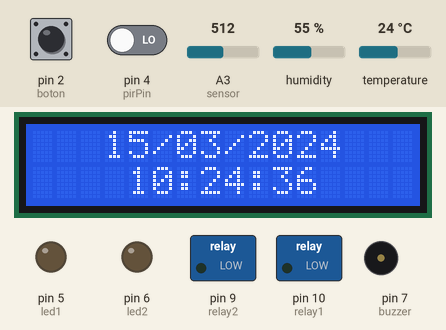
A sketch run on a simulated Arduino Uno, built with avr-gcc and run on an emulated ATmega328P. Shown: 16×2 character LCD, switched loads named in the sketch (green lamp = pin HIGH), output pins drawn as LEDs (lit = HIGH), buzzer (waves = sounding). The inputs (shaded band) are chosen by the test bench; at power-on: pin 2 (boton) HIGH, humidity 55 %, A3 (sensor) = 512, pin 4 (pirPin) LOW, temperature 24 °C. The local clock reads 2024-03-15 10:24:30 at power-on unless the sketch sets it.

Above: at 7.2 s.
7.3 s: pin 2 (boton) pulled LOW for 0.15 s
At 10.2 s:
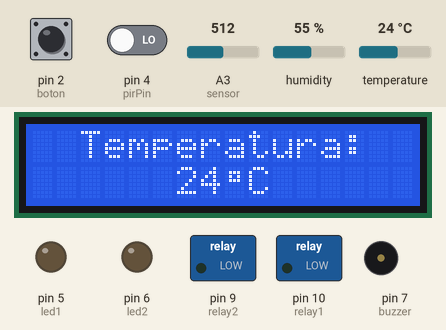
16.0 s: pin 2 (boton) pulled LOW for 1 s
At 16.4 s:
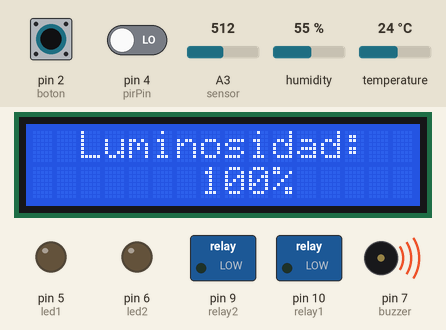
25.6 s: pin 2 (boton) pulled LOW for 0.15 s
At 33.8 s:
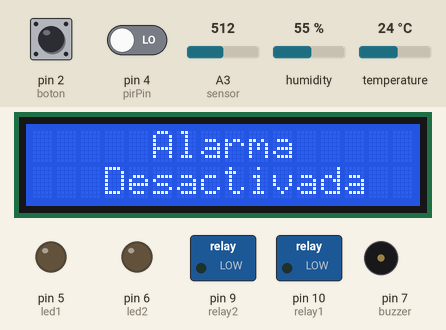
34.3 s: humidity set to 22 %
At 42.7 s:
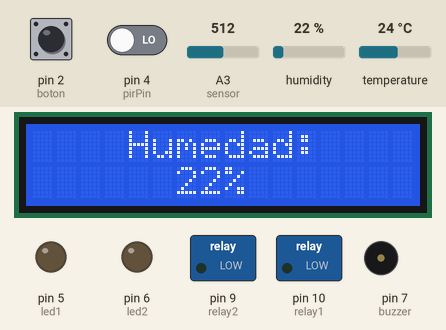
42.9 s: A3 (sensor) set to 122
At 45.6 s:
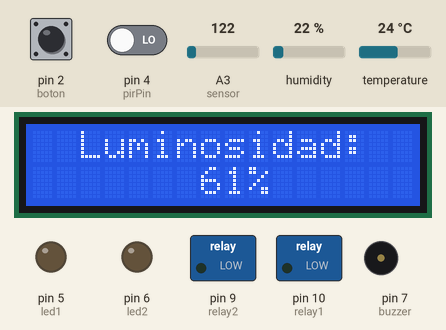
49.6 s: pin 4 (pirPin) driven HIGH
At 49.9 s:
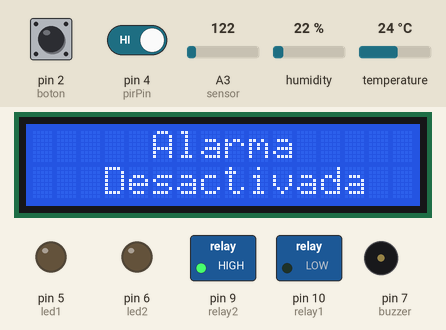
Timing chart, 0 to 52.6 s (numbered marks = the images above; inputs shaded):
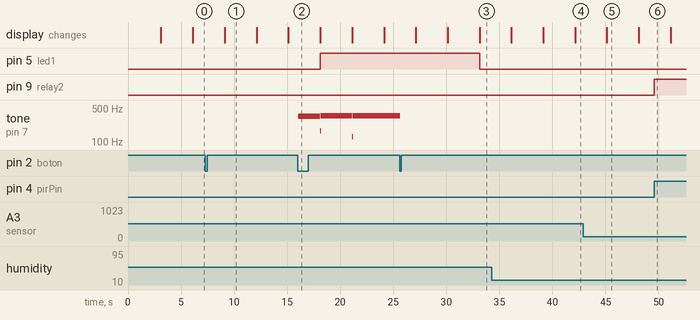

The sketch:

DataBox_2.1_A.ino
```cpp
#include <LiquidCrystal_I2C.h>

#include <RTClib.h>

#include <DHT.h>

#include <SPI.h>

#include <Wire.h>

int periodo1 = 3000; //3 segundo para millis()
unsigned long TiempoAhora = 0;  //para millis()
// 2.- CREACIÓN DE OBJETOS Y DEFINICIÓN DE PINES

RTC_DS3231 RTC;
const int CS = 9;  // Para este módulo.
int minuto = 0;  // Para periodos con rtc
int segundo = 0; // Para periodos con rtc
#define DHTPIN 8     // pin digital del sensor DHT
#define DHTTYPE DHT22   // DHT 22  (AM2302), AM2321
DHT dht(DHTPIN, DHTTYPE);

/*  -------------------------------------------------
 *  Declaración de constantes y variables
*/

#define LIGHTSENSORPIN A3 //Ambient light sensor reading

const int sensor = A3;  // Sensor de luminosidad

const int boton = 2; // Boton de apagado de alarma

// Pines de los Relay
#define relay1 10
#define relay2 9
// Pines de los Sensores
#define pirPin 4    // Sensor movimiento
#define buzzer 7    //alarma
#define led1 5// Alarma
#define led2 6// Envio de datos

// Set the LCD address to 0x27 for a 16 chars and 2 line display
LiquidCrystal_I2C lcd(0x27, 16, 2);

//variables globales
int cont = 1;  // Para el refresco de la pantlla
int m;   // Minutos de rtc
int s;   // Segundos de rtc
bool rel = true; // Bandera de encendido luz
bool em = true;  // Bandera del emisor
int ta; // Temperatura
int luz; // Luminosidad
bool l= true; // variable para bandera de relay
bool val=true; // Variable para bandera de alarma

byte customChar[] = {
  0x00,
  0x0E,
  0x0A,
  0x0E,
  0x00,
  0x00,
  0x00,
  0x00
};


String datos;

void setup() {
  // put your setup code here, to run once:
  Wire.begin();
  RTC.begin();
  // Se establece fecha y hora sólo la primera vez, una vez hecho
  // se comenta esta línea y se vuelve a cargar el programa.
  //RTC.adjust(DateTime(__DATE__,__TIME__));
  if(!RTC.begin())
  {
    delay(3000);
  }
  // Inicia el LCD
  lcd.begin();
  lcd.createChar(0, customChar);
  // Prende la luz de fondo de la pantalla.
  lcd.backlight();
  dht.begin();
  pinMode(relay1, OUTPUT);
  pinMode(relay2, OUTPUT);
  pinMode(pirPin, INPUT);
  pinMode(buzzer, OUTPUT);
  pinMode(led1, OUTPUT);
  pinMode(led2, OUTPUT);
  pinMode(boton, INPUT_PULLUP);
  attachInterrupt(digitalPinToInterrupt(boton), alarm, FALLING); // Interrupcion para activar y desactivar la alarma con el boton
  digitalWrite(buzzer, HIGH);
  //Establece el cursor del LCD para centrar la palabra
  lcd.setCursor(3, 0);
  lcd.print("Bienvenido");
  lcd.setCursor(0, 0);
  delay(3000);
  lcd.clear();
  lcd.setCursor(4, 0);
  lcd.print("DATA BOX");
  delay(3000);
  Serial.begin(115200);
}

void loop() {
  // put your main code here, to run repeatedly:
   funcion(); // Muestra en pantalla los datos
   encendidoDeLuz(); // Segun el sensor de movimiento inicia la funcion relay
   alarma();  // Enciende un buzzer en condiciones criticas
   emisor();  // Envia un String por serie al Esp
}

int temp() // Lee la temperatura
{
  float t = dht.readTemperature();
  ta=t;
  return t;
  }
int hum() // Lee la humedad
{
  float h = dht.readHumidity();
  return h;
  }

int porcentajeDeLuz() // lee la luminosidad
{
  int sensorValue = analogRead(sensor);
  luz = map(sensorValue, 0, 200, 0, 100);
  if(luz >= 100){
    luz = 100;
  }
  return luz;
  }

void hora() // Imprime en pantalla la fecha y hora
{
    DateTime now = RTC.now();
    lcd.setCursor(3, 0);
    lcd.print(now.day(), DEC);
    lcd.print('/');
    if(now.month()<10)
    lcd.print(0);
    lcd.print(now.month(), DEC);
    lcd.print('/');
    lcd.print(now.year(), DEC);
    lcd.setCursor(4, 1);
    lcd.print(now.hour(), DEC);
    lcd.print(':');
    if(now.minute()<10)
    lcd.print(0);
    lcd.print(now.minute(), DEC);
    lcd.print(':');
    if(now.second()<10)
    lcd.print(0);
    lcd.print(now.second(), DEC);

}

void funcion() // Muestra el menu
{
 if (millis()> TiempoAhora + periodo1){
      TiempoAhora = millis();
      lcd.clear();
  if(cont == 1){
   hora();
  }
  if(cont == 2)
  {
    lcd.setCursor(2, 0);
    lcd.print("Temperatura: ");
    lcd.setCursor(6, 1);
    lcd.print(temp());
    lcd.write(0);
    lcd.print("C");
  }
  if(cont == 3)
  {
    lcd.setCursor(4, 0);
    lcd.print("Humedad: ");
    lcd.setCursor(6, 1);
    lcd.print(hum());
    lcd.print("%");
  }
  if(cont ==4)
  {
    lcd.setCursor(2, 0);
    lcd.print("Luminosidad: ");
    lcd.setCursor(7, 1);
    lcd.print(porcentajeDeLuz());
    lcd.print("%");
  }
  if(cont ==5)
  {
    if(val ==true){
    lcd.clear();
    lcd.setCursor(5, 0);
    lcd.print("Alarma");
    lcd.setCursor(4, 1);
    lcd.print("Activada");
    digitalWrite(led1, HIGH);
    }
    else{
    lcd.clear();
    lcd.setCursor(5, 0);
    lcd.print("Alarma");
    lcd.setCursor(3, 1);
    lcd.print("Desactivada");
    digitalWrite(led1, LOW);
      }
  }
  cont++;
  if(cont==6)
    cont=1;
 }

}

void relay() // Enciede los relay segun el porcentaje de luminosidad
{
    l = false;
  luz = porcentajeDeLuz();
  if (luz >=70)
  {
    digitalWrite(relay1, LOW);
    digitalWrite(relay2, LOW);
  }
  if ((luz >= 50) && (luz <= 69))
  {
    digitalWrite(relay1, LOW);
    digitalWrite(relay2, HIGH);
  }
  if (luz <= 49)
  {
    digitalWrite(relay1, HIGH);
    digitalWrite(relay2, HIGH);
  }
}

void encendidoDeLuz()
{
  DateTime now = RTC.now();
    m = now.minute(), DEC;
    s = now.second(), DEC;

  int valPIR;
  valPIR = digitalRead(pirPin);
  if (valPIR == HIGH && l == true)
  {
    porcentajeDeLuz();
    relay();
  }

   else
  {
  if(((m == 0)&&(rel==true))||((m == 10)&&(rel==false))||((m == 20)&&(rel==true))||((m == 30)&&(rel==false))||((m == 40)&&(rel==true))||((m == 50)&&(rel==false)))
   {
    if(((m == 0)&&(rel==true))||((m == 20)&&(rel==true))||((m == 40)&&(rel==true))){
      rel=!rel;
      }
      if(((m == 10)&&(rel==false))||((m == 30)&&(rel==false))||((m == 50)&&(rel==false))){
      rel=!rel;
      }
    digitalWrite(relay1, LOW);
    digitalWrite(relay2, LOW);
    l = true;
    }
  }
}

void alarm()
{
  val=!val;
}

void alarma()
{
  digitalWrite(buzzer, HIGH);
  if(val ==true){
  if (ta > 20)
  {
    digitalWrite(buzzer, LOW);
    }
  }
    else
    {
      digitalWrite(buzzer, HIGH);
      }
 }


void emisor(){
  DateTime now = RTC.now();
    m = now.minute(), DEC;
    s = now.second(), DEC;

   if(((m == 0)&&(em==true))||((m == 30)&&(em==false)))
   {
    if((m == 0)&&(em==true)){
      em=!em;
      }
      if((m == 30)&&(em==false)){
      em=!em;
      }
  datos = (','+(String(temp()))+','+(String(hum()))+','+(String(porcentajeDeLuz())));
  Serial.println(datos);
  digitalWrite(led2, HIGH);
  delay(100);
  digitalWrite(led2, LOW);
  }
}
```

Measured:
- after the input at 7.3 s, tone on pin 7 (buzzer): stops changing and stays silent
- after the input at 16.0 s, pin 5 (led1): LOW → HIGH after 2.1 s; tone on pin 7 (buzzer): plays 336 Hz for 2.1 s, 169 Hz for 0.04 s, 350 Hz for 3.0 s, 128 Hz for 0.04 s, 349 Hz for 4.4 s, starting after 0.05 s
- after the input at 25.6 s, pin 5 (led1): HIGH → LOW after 7.5 s; the display: first differs from a run without the input after 7.5 s (image 3)
- after the input at 49.6 s, pin 9 (relay2): LOW → HIGH at once
- what the display in image 1 shows lasts 3.0 s, from 9.1 s to 12.1 s
